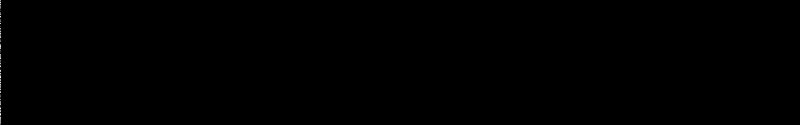
Frame 1 (no input)
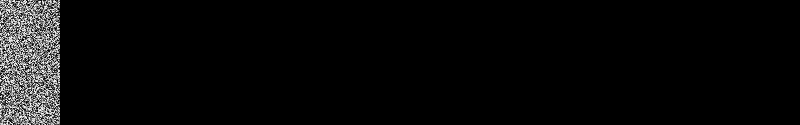
Frame 60 (the mouse pressed at the canvas centre just before this capture)
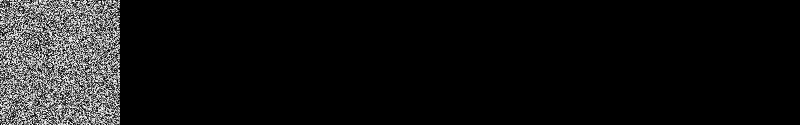
Frame 120 (the mouse held since frame 60 and released just before this capture)

The Processing sketch that drew these frames (run headless with seeded random() and noise(); from frame 60 on, the mouse is pressed at the canvas centre):

// Processing sketch: quickSpectrogram
// ── quickSpectrogram.pde
float[] dataSet;

void setup(){
  dataSet = new float[125];
  repopulateFakeData();
  size(800,125);
  background(0);
  frameRate(30);
}

void draw(){
  noStroke();
  //copy(sourceX, sourceY, sourceW, sourceH, dx, dy, dw, dh)
  copy(0,0,width,height, 1,0, width, height);
  for(int i = 0; i < 125; i++){
    set(0, i, color((int)map(dataSet[i], 0, 100, 0, 255)));
    println((int)map(dataSet[i], 0, 100, 0, 255));
  }
  repopulateFakeData();
}


void repopulateFakeData(){
  int i = 0;
  for(float num : dataSet){
    dataSet[i] = random(0,100);
    i++;
  }
}
